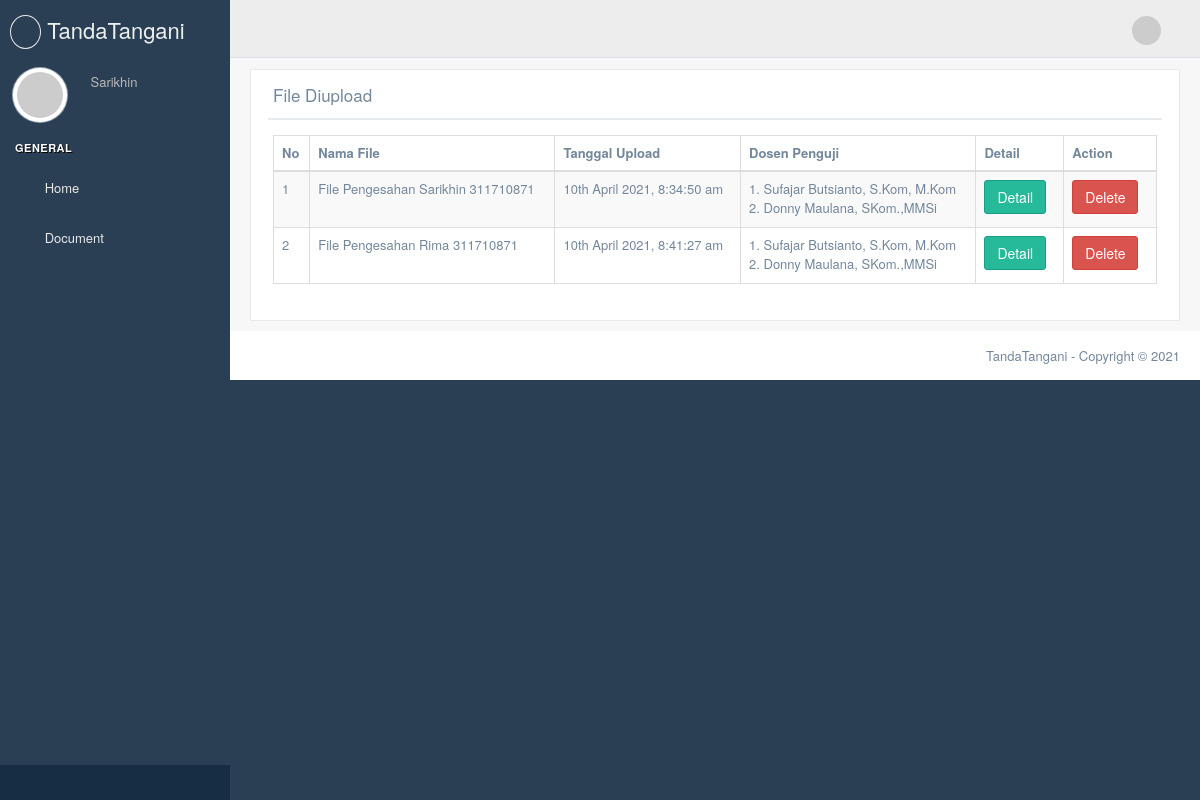
The page /diupload (signed in) on the database as committed earlier.
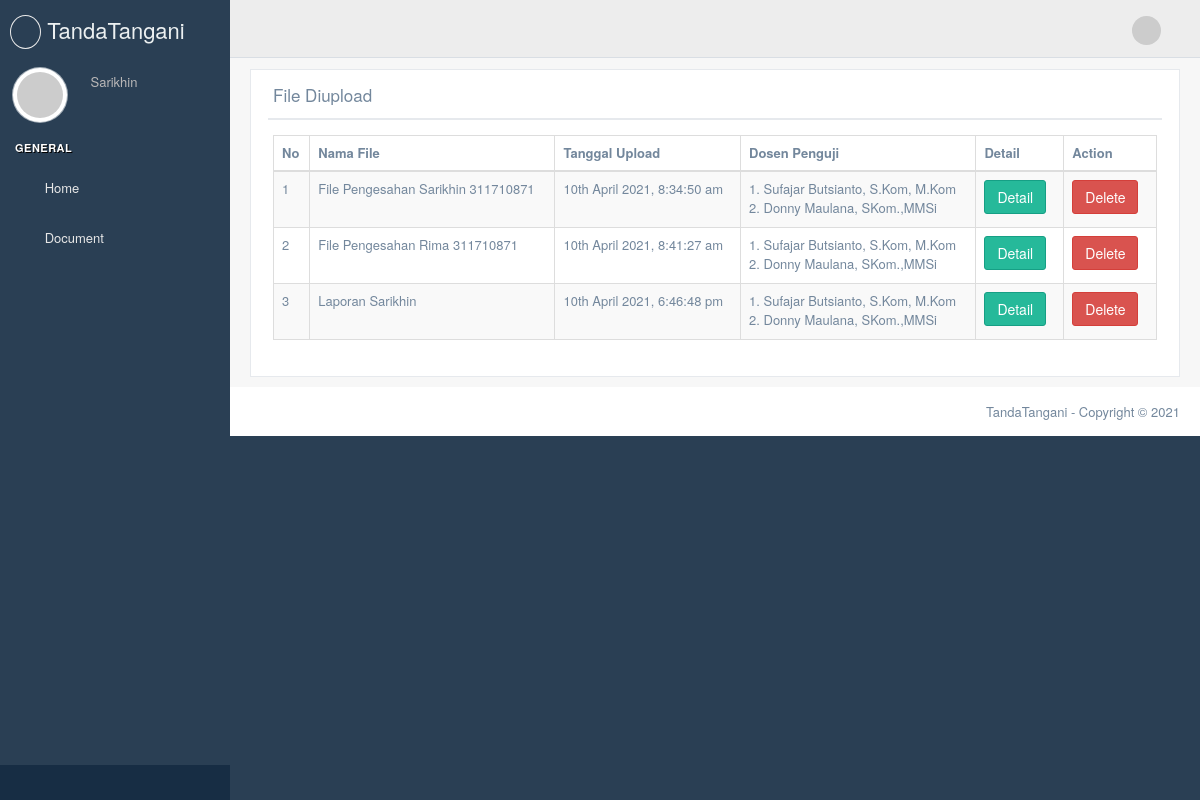
The same page on the database as committed later.
### app/models/File.py (models this page shows, shortened)
class fileModel(db.Model):
    __tablename__ = 'files'
    id = db.Column(db.Integer, primary_key = True)
    user_id = db.Column(db.Integer, db.ForeignKey('users.id'))
    filename = db.Column(db.String(128))
    date_upload= db.Column(db.DateTime(), index=True, default=datetime.utcnow)
    file = db.Column(db.LargeBinary())
    dosen1 = db.Column(db.String(128))
    dosen1_sign = db.Column(db.Boolean, default=False, nullable= False)
    dosen2 = db.Column(db.String(128))
    dosen2_sign = db.Column(db.Boolean, default=False, nullable= False)
    sign = db.relationship('SignTable', backref='sign', lazy='dynamic')#child of user

### app/routes.py (the view)
@app.route('/diupload')
def diupload():
    data = fileModel.query.filter_by(user_id = current_user.id)
    return render_template('/diupload/index.html', a = data )

### app/models/Users.py (called while the page is built)
@login_manager.user_loader
def load_user(user_id):
    return User.query.get(int(user_id))

    def has_permission(self, perm):
        return self.permissions & perm == perm

    def gravatar(self, size=100, default='identicon', rating='g'):
        url = 'https://secure.gravatar.com/avatar'
        hash = self.avatar_hash or self.gravatar_hash()
        return '{url}/{hash}?s={size}&d={default}&r={rating}'.format(
            url=url, hash=hash, size=size, default=default, rating=rating)

    def can(self, perm):
        return self.role is not None and self.role.has_permission(perm)

### app/templates/diupload/index.html (shortened to what this page needs)
{% extends "base_site.html" %} {% block title %} Validity {% endblock title %}
{% block stylesheets %} {{ super() }} {% endblock stylesheets %} {% block
content %}
<div class="right_col" role="main">
  <div class="">
    <div class="row">
      <div class="col-md-12 col-sm-12 col-xs-12">
      </div>
      <div class="col-md-12 col-sm-12 col-xs-12">
        <div class="x_panel">
          <div class="x_title">
            <h2>
              File Diupload
            </h2>
            <ul class="nav navbar-right panel_toolbox">
              <li>
                <a class="collapse-link"><i class="fa fa-chevron-up"></i></a>
              </li>
              <li class="dropdown">
                <a
                  href="#"
                  class="dropdown-toggle"
                  data-toggle="dropdown"
                  role="button"
                  aria-expanded="false"
                  ><i class="fa fa-wrench"></i
                ></a>
              </li>
              <li>
                <a class="close-link"><i class="fa fa-close"></i></a>
              </li>
            </ul>
            <div class="clearfix"></div>
          </div>
          <div class="x_content">
            <table id="datatable" class="table table-striped table-bordered">
              <thead>
                <tr>
                  <th>No</th>
                  <th>Nama File</th>
                  <th>Tanggal Upload</th>
                  <th>Dosen Penguji</th>
                  <th>Detail</th>
                  <th>Action</th>
                </tr>
              </thead>
              <tbody>
                {% for i in a %}
                <tr>
                  <td>{{ loop.index}}</td>
                  <td>{{i.filename}}</td>
                  <td>
                    {{ moment(i.date_upload).format('Do MMMM YYYY, h:mm:ss a')
                    }}
                  </td>
                  <td>1. {{i.dosen1 }}<br />2. {{i.dosen2}}</td>
                  <td>
                    <a
                      href="{{ url_for('detail_file', id=i.id) }}"
                      class="btn btn-success"
                      >Detail</a
                    >
                  </td>
                  <td>
                    <a
                      href="{{ url_for('delete_file', id=i.id) }}"
                      class="btn btn-danger"
                      >Delete</a
                    >
                  </td>
                </tr>
                {% endfor %}
              </tbody>
            </table>
          </div>
        </div>
      </div>
    </div>
  </div>
</div>
{% endblock content %}

Rows that differ between the two databases and show on the page:
added fileModel: filename "Laporan Sarikhin", date_upload "10th April 2021, 6:46:48 pm", dosen1 "Sufajar Butsianto, S.Kom, M.Kom", dosen2 "Donny Maulana, SKom.,MMSi"
